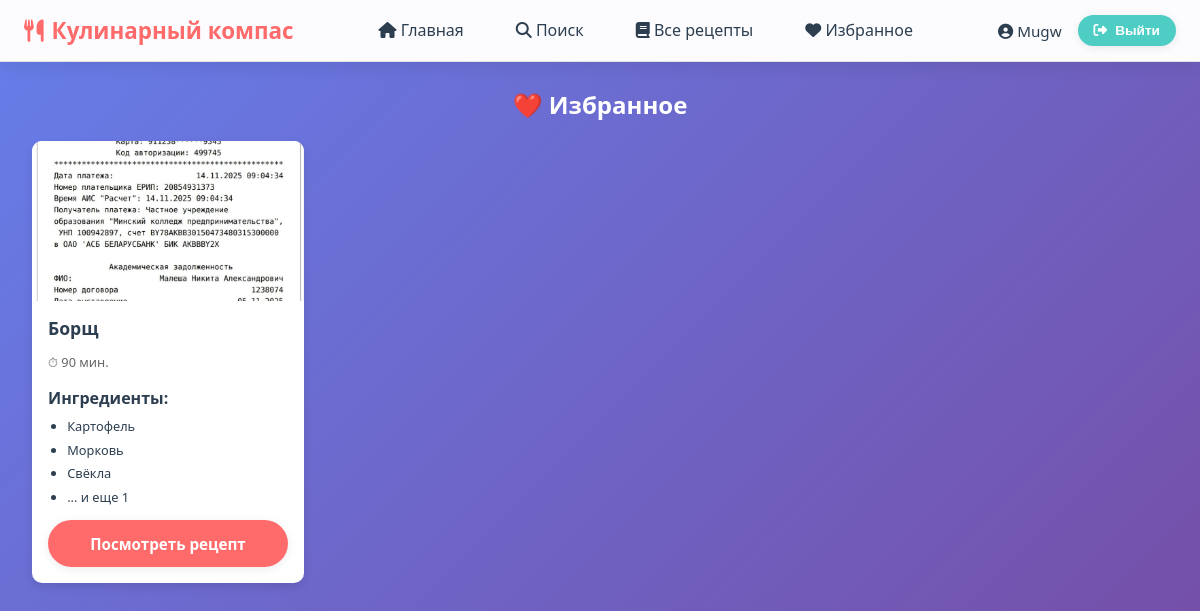
Before: /favorites/ (signed in) with the older database file.
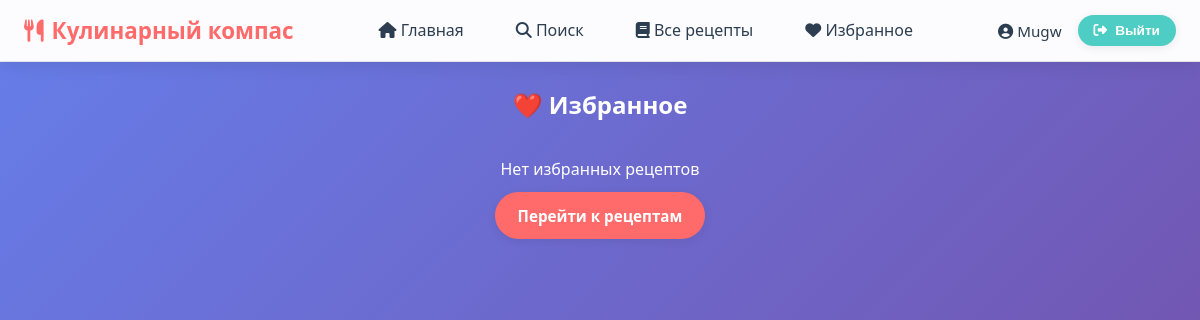
After: the same page with the newer database file.
### favorites/models.py (models this page shows, shortened)
class Favorite(models.Model):
    user = models.ForeignKey(User, on_delete=models.CASCADE)
    recipe = models.ForeignKey(Recipe, on_delete=models.CASCADE)
    added_at = models.DateTimeField(auto_now_add=True)
    class Meta:
        unique_together = ('user', 'recipe')  # один рецепт можно добавить в избранное только один раз

### recipes/models.py (models this page shows, shortened)
class Recipe(models.Model):
    title = models.CharField(max_length=200)
    ingredients = models.ManyToManyField(Ingredient)
    description = models.TextField()
    cooking_steps = models.TextField()
    cooking_time = models.PositiveIntegerField(help_text="В минутах")
    image = models.ImageField(upload_to='recipes/', blank=True, null=True)
    author = models.ForeignKey(User, on_delete=models.CASCADE)
    created_at = models.DateTimeField(auto_now_add=True)

class Ingredient(models.Model):
    name = models.CharField(max_length=100, unique=True)

### favorites/views.py (the view)
# urls.py: path('', views.favorite_recipes, name='favorite_recipes'),
@login_required
def favorite_recipes(request):
    favorites = Favorite.objects.filter(user=request.user).select_related('recipe')
    return render(request, 'favorites/favorite_recipes.html', {'favorites': favorites})

### templates/favorites/favorite_recipes.html (shortened to what this page needs)
{% extends 'base.html' %}
{% load static %}
{% block extra_css %}
    <link rel="stylesheet" href="{% static 'css/favorites.css' %}">
{% endblock %}
{% block content %}
<div class="favorites-recipes-container">
    <h1>❤️ Избранное</h1>
</div>
{% if favorites %}
    <div class="favorite-recipe-grid">
        {% for favorite in favorites %}
            {% with recipe=favorite.recipe %}
                <div class="favorite-recipe-card">
                    {% if recipe.image %}
                        <img src="{{ recipe.image.url }}" alt="{{ recipe.title }}">
                    {% else %}
                        <div class="recipe-image-placeholder">Нет изображения</div>
                    {% endif %}
                    <div class="recipe-content">
                        <h3 class="recipe-title">{{ recipe.title }}</h3>
                        <div class="recipe-meta">
                            <span class="cooking-time">⏱ {{ recipe.cooking_time }} мин.</span>
                        </div>
                        <div class="recipe-ingredients">
                            <strong>Ингредиенты:</strong>
                            <ul>
                                {% for ingredient in recipe.ingredients.all|slice:":3" %}
                                    <li>{{ ingredient.name }}</li>
                                {% endfor %}
                                {% if recipe.ingredients.count > 3 %}
                                    <li>... и еще {{ recipe.ingredients.count|add:"-3" }}</li>
                                {% endif %}
                            </ul>
                        </div>
                        <div class="recipe-actions">
                            <a href="{% url 'recipe_detail' recipe.id %}?from=fav" class="btn">
                                Посмотреть рецепт
                            </a>
                        </div>
                    </div>
                </div>
            {% endwith %}
        {% endfor %}
    </div>
{% else %}
    <div class="no-favorites">
        <p>Нет избранных рецептов</p>
        <a href="{% url 'all_recipes' %}" class="btn" style="margin-top: 10px;">Перейти к рецептам</a>
    </div>
{% endif %}
{% endblock %}

### templates/base.html (shortened to what this page needs)
<!DOCTYPE html>
<html lang="ru">
<head>
    {% load static %}
    <link rel="stylesheet" href="{% static 'css/base.css' %}">
    <link rel="stylesheet" href="{% static 'css/auth.css' %}">
    <link rel="stylesheet" href="{% static 'css/forms.css' %}">
    <link rel="stylesheet" href="https://cdnjs.cloudflare.com/ajax/libs/font-awesome/6.4.0/css/all.min.css">
    {% block extra_css %}{% endblock %}
</head>
<body>
    <nav class="navbar">
        <div class="navbar-container">
            <a href="{% url 'home' %}" class="navbar-brand">
                <i class="fas fa-utensils"></i> Кулинарный компас
            </a>
            <ul class="navbar-nav">
                <li><a href="{% url 'home' %}"><i class="fas fa-home"></i> Главная</a></li>
                <li><a href="{% url 'recipe_search' %}"><i class="fas fa-search"></i> Поиск</a></li>
                <li><a href="{% url 'all_recipes' %}"><i class="fas fa-book"></i> Все рецепты</a></li>
                {% if user.is_authenticated %}
                    <li><a href="{% url 'favorite_recipes' %}"><i class="fas fa-heart"></i> Избранное</a></li>
                {% endif %}
            </ul>
            <div class="user-info">
                {% if user.is_authenticated %}
                    <span><i class="fas fa-user-circle"></i> {{ user.username }}</span>
                    <form method="post" action="{% url 'logout' %}">
                        <button type="submit" class="btn btn-secondary btn-small">
                            <i class="fas fa-sign-out-alt"></i> Выйти
                        </button>
                    </form>
                {% endif %}
            </div>
        </div>
    </nav>
    <div class="container">
        {% block content %}
        {% endblock %}
    </div>
</body>
</html>

### static/css/base.css (style rules this page uses)
:root { --primary-color: #ff6b6b; --primary-light: #ff8e8e; --secondary-color: #4ecdc4; --accent-color: #45b7d1; --text-dark: #2c3e50; --text-light: #7f8c8d; --bg-white: #ffffff; --bg-light: #f8f9fa; --shadow: 0 2px 10px rgba(0, 0, 0, 0.08); --shadow-hover: 0 4px 20px rgba(0, 0, 0, 0.12); --border-radius: 10px; --transition: all 0.2s ease; }
* { margin: 0; padding: 0; box-sizing: border-box; }
body { font-family: 'Segoe UI', Tahoma, Geneva, Verdana, sans-serif; line-height: 1.6; background: linear-gradient(135deg, #667eea 0%, #764ba2 100%); background-attachment: fixed; color: var(--text-dark); min-height: 100vh; overflow-x: hidden; }
.navbar { background: rgba(255, 255, 255, 0.98); backdrop-filter: blur(10px); border-bottom: 1px solid rgba(0, 0, 0, 0.1); padding: 0.8rem 1.5rem; position: sticky; top: 0; z-index: 1000; box-shadow: 0 2px 20px rgba(0, 0, 0, 0.1); }
.navbar-container { display: flex; justify-content: space-between; align-items: center; max-width: 1200px; margin: 0 auto; flex-wrap: wrap; }
.navbar-brand { font-size: 1.4rem; font-weight: 700; color: var(--primary-color); text-decoration: none; display: flex; align-items: center; gap: 0.5rem; white-space: nowrap; }
.navbar-nav { display: flex; list-style: none; gap: 1rem; margin: 0 1rem; }
.navbar-nav a { color: var(--text-dark); text-decoration: none; padding: 0.6rem 1rem; border-radius: 25px; transition: var(--transition); font-weight: 500; border: 2px solid transparent; white-space: nowrap; }
.user-info { display: flex; align-items: center; gap: 1rem; white-space: nowrap; }
.user-info span { color: var(--text-dark); font-weight: 500; font-size: 0.95rem; }
.user-info form { margin: 0; padding: 0; }
.container { max-width: 1200px; margin: 1.5rem auto; padding: 0 1.5rem; }
.btn { display: inline-flex; align-items: center; gap: 0.5rem; padding: 0.7rem 1.4rem; background: var(--primary-color); color: white; text-decoration: none; border-radius: 25px; border: none; cursor: pointer; transition: var(--transition); font-weight: 600; font-size: 0.95rem; box-shadow: var(--shadow); text-align: center; justify-content: center; white-space: nowrap; }
.btn-secondary { background: var(--secondary-color); }
.btn-small { padding: 0.5rem 1rem; font-size: 0.85rem; }

### static/css/favorites.css (style rules this page uses)
.favorites-recipes-container { text-align: center; margin: 1rem 0; }
.favorites-recipes-container h1 { color: #fff; font-size: 1.5rem; }
.no-favorites { text-align: center; margin: 2rem 0; font-size: 1rem; color: #fff; }

### templates/base.html (style rules this page uses)
html { scroll-behavior: smooth; }
.user-info .btn { display: inline-flex; align-items: center; }

Changed rows visible on the page:
removed Favorite: recipe.image (picture), recipe "Борщ", recipe.cooking_time "90", recipe.ingredients.count|add "1"
removed Ingredient: name "Картофель"
removed Ingredient: name "Морковь"
removed Ingredient: name "Свёкла"
Other visible differences:
text now shown: "Нет избранных рецептов Перейти к рецептам"
